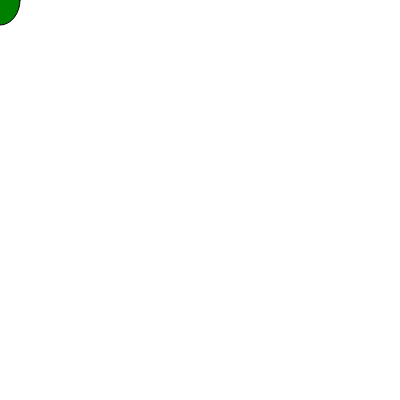
Frame 1 (no input)
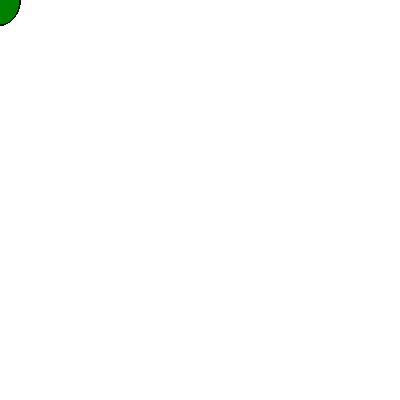
Frame 60 (no input)
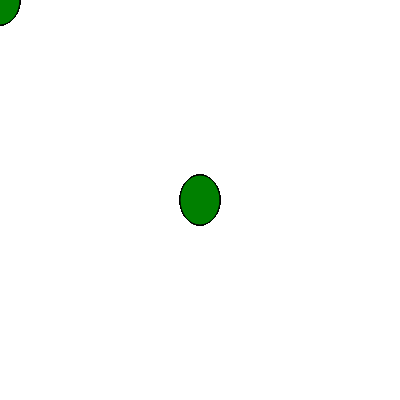
Frame 120 (the mouse pressed at the canvas centre since frame 60)

The p5.js sketch that drew these frames (run headless with seeded random() and noise() and a simulated clock; from frame 60 on, the mouse is pressed at the canvas centre):

// p5.js sketch
// ── sketch.js
function setup() {
  createCanvas(400, 400);
}

function draw() {
  //background('white');
  fill('green');
  ellipse(mouseX, mouseY, 40, 50);
}
